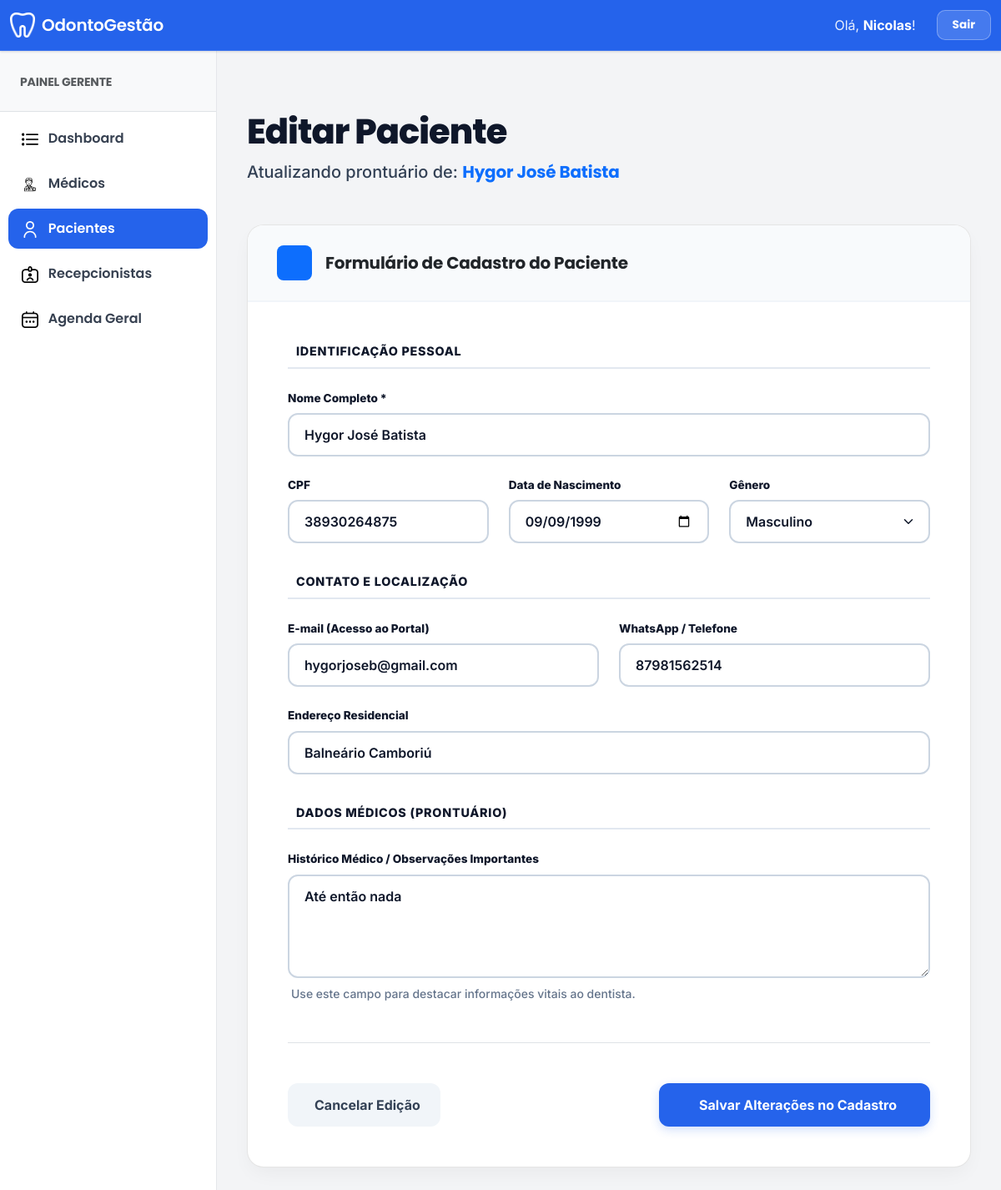
/edit_paciente/20/ (signed in), run on the app's committed database.
### clinica_app/models.py (models this page shows, shortened)
class CustomUser(AbstractUser):
    USER_TYPE_CHOICES = (
        ('1', 'Gerente'),
        ('2', 'Dentista'),
        ('3', 'Paciente'),
        ('4', 'Recepcionista'),
    )
    email = models.EmailField(unique=True)
    user_type = models.CharField(default='1', choices=USER_TYPE_CHOICES, max_length=1)
    first_name = models.CharField("Nome completo", max_length=150, blank=True)
    REQUIRED_FIELDS = ['email', 'first_name']

class Paciente(models.Model):
    admin = models.OneToOneField(CustomUser, on_delete=models.CASCADE)
    genero = models.CharField(max_length=50, null=True, blank=True)
    cpf = models.CharField(max_length=14, null=True, blank=True)
    telefone = models.CharField(max_length=20, null=True, blank=True)
    data_nascimento = models.DateField(null=True, blank=True)
    address = models.TextField(null=True, blank=True)
    historico_medico = models.TextField(null=True, blank=True)

### clinica_app/views.py (the view)
# urls.py: path('edit_paciente/<paciente_id>/', views.edit_paciente, name="edit_paciente"),
@login_required
def edit_paciente(request, paciente_id):
    if str(request.user.user_type) not in ["1", "4"]: return redirect('home')
    u = get_object_or_404(CustomUser, id=paciente_id)
    return render(request, "gerente_template/edit_paciente_template.html", {"paciente": u.paciente, "usuario_edit": u})

### clinica_app/templates/gerente_template/edit_paciente_template.html (shortened to what this page needs)
{% extends 'base.html' %}
{% load static %}
{% block main_content %}
<div class="container-fluid py-5 page-container">
    <div class="text-center text-lg-start mb-5">
        <h1 class="title-main mb-2" style="font-size: 2.6rem;">Editar Paciente</h1>
        <p class="fs-5" style="color: var(--text-secondary); font-weight: 500;">
            Atualizando prontuário de: <span class="text-primary fw-bold">{{ usuario_edit.first_name }} {{ usuario_edit.last_name }}</span>
        </p>
    </div>
    <div class="form-card">
        <div class="card-header-saas d-flex align-items-center">
            <div class="bg-primary text-white p-2 rounded-3 me-3" style="width: 42px; height: 42px; display: flex; align-items: center; justify-content: center;">
            </div>
            <h5 class="mb-0 fw-bold text-dark">Formulário de Cadastro do Paciente</h5>
        </div>
        <form action="{% url 'edit_paciente_save' %}" method="post" class="card-body p-5">
            <div class="section-divider mt-0">
                 Identificação Pessoal
            </div>
            <div class="row g-4 mb-4">
                <div class="col-md-12">
                    <label class="label-saas">Nome Completo *</label>
                    <input type="text" name="nome_completo" class="form-control form-control-saas" value="{{ usuario_edit.first_name }}" required>
                </div>
            </div>
            <div class="row g-4 mb-4">
                <div class="col-md-4">
                    <label class="label-saas">CPF</label>
                    <input type="text" name="cpf" class="form-control form-control-saas cpf" value="{{ paciente.cpf|default:'' }}" placeholder="000.000.000-00">
                </div>
                <div class="col-md-4">
                    <label class="label-saas">Data de Nascimento</label>
                    <input type="date" name="data_nascimento" class="form-control form-control-saas" value="{{ paciente.data_nascimento|date:'Y-m-d' }}">
                </div>
                <div class="col-md-4">
                    <label class="label-saas">Gênero</label>
                    <select name="genero" class="form-control form-control-saas form-select-saas">
                        <option value="Masculino" {% if paciente.genero == "Masculino" %}selected{% endif %}>Masculino</option>
                    </select>
                </div>
            </div>
            <div class="section-divider">
                 Contato e Localização
            </div>
            <div class="row g-4 mb-4">
                <div class="col-md-6">
                    <label class="label-saas">E-mail (Acesso ao Portal)</label>
                    <input type="email" name="email" class="form-control form-control-saas" value="{{ usuario_edit.email }}" required>
                </div>
                <div class="col-md-6">
                    <label class="label-saas">WhatsApp / Telefone</label>
                    <input type="text" name="telefone" class="form-control form-control-saas phone" value="{{ paciente.telefone|default:'' }}" placeholder="(00) 00000-0000">
                </div>
                <div class="col-md-12">
                    <label class="label-saas">Endereço Residencial</label>
                    <input type="text" name="address" class="form-control form-control-saas" value="{{ paciente.address }}" placeholder="Ex: Rua das Flores, 123 - Centro">
                </div>
            </div>
            <div class="section-divider">
                 Dados Médicos (Prontuário)
            </div>
            <div class="mb-5">
                <label class="label-saas">Histórico Médico / Observações Importantes</label>
                <textarea name="historico_medico" class="form-control form-control-saas" rows="4"
                          placeholder="Alergias, medicamentos contínuos, cirurgias ou condições crônicas...">{{ paciente.historico_medico }}</textarea>
                <div class="form-text mt-2" style="color: #64748b; font-weight: 500;">
                     Use este campo para destacar informações vitais ao dentista.
                </div>
            </div>
            <div class="d-flex flex-column flex-md-row justify-content-between align-items-center border-top pt-5 mt-4 gap-3">
                <a href="{% url 'manage_paciente' %}" class="btn btn-cancel-saas px-4">
                     Cancelar Edição
                </a>
                <button type="submit" class="btn btn-save-saas">
                     Salvar Alterações no Cadastro
                </button>
            </div>
        </form>
    </div>
</div>
{% endblock main_content %}

### clinica_app/templates/base.html (shortened to what this page needs)
{% load static %}
<!DOCTYPE html>
<html lang="pt-br">
<head>
    <link href="https://cdn.jsdelivr.net/npm/bootstrap@5.3.0/dist/css/bootstrap.min.css" rel="stylesheet">
</head>
<body>
    {% if user.is_authenticated %}
    <nav class="navbar navbar-expand-lg">
        <div class="container-fluid">
            <a class="navbar-brand" href="#">
                <img src="{% static 'denteb.png' %}" alt="Logo" width="30" height="30" class="me-2">
                OdontoGestão
            </a>
            <div class="collapse navbar-collapse" id="navbarNav">
                <ul class="navbar-nav ms-auto align-items-center">
                    <li class="nav-item">
                        <span class="user-welcome">Olá, <span class="user-name">{{ user.first_name }}</span>!</span>
                    </li>
                    <li class="nav-item">
                        <a class="nav-link-custom" href="{% url 'logout_user' %}">Sair</a>
                    </li>
                </ul>
            </div>
        </div>
    </nav>
    {% endif %}
    <div class="main-wrapper">
        {% if user.is_authenticated %}
        <aside id="sidebar">
            <div class="p-4 border-bottom bg-light">
                <small class="text-uppercase fw-bold text-muted">
                    {% if user.user_type == '1' %}Painel Gerente
                    {% elif user.user_type == '2' %}Painel Médico
                    {% elif user.user_type == '4' %}Painel Recepção
                    {% endif %}
                </small>
            </div>
            <nav class="mt-2">
                {% with url_name=request.resolver_match.url_name %}
                {% if user.user_type == '2' %}
                    <a href="{% url 'dentista_home' %}" class="sidebar-link {% if url_name == 'dentista_home' %}active{% endif %}">
                        <img src="{% static 'computador.png' %}" width="20" class="me-2"> Meu Painel
                    </a>
                    <a href="{% url 'dentista_manage_paciente' %}" class="sidebar-link {% if url_name == 'dentista_manage_paciente' or url_name == 'view_paciente' %}active{% endif %}">
                        <img src="{% static 'utilizador.png' %}" width="20" class="me-2"> Pacientes
                    </a>
                    <a href="{% url 'add_consulta' %}" class="sidebar-link {% if url_name == 'add_consulta' %}active{% endif %}">
                        <img src="{% static 'adicionar.png' %}" width="20" class="me-2"> Agendar Consulta
                    </a>
                {% elif user.user_type == '1' %}
                    <a href="{% url 'gerente_home' %}" class="sidebar-link {% if url_name == 'gerente_home' %}active{% endif %}">
                        <img src="{% static 'lista.png' %}" width="20" class="me-2"> Dashboard
                    </a>
                    <a href="{% url 'manage_dentista' %}" class="sidebar-link {% if 'dentista' in url_name %}active{% endif %}">
                        <img src="{% static 'dentista.png' %}" width="20" class="me-2"> Médicos
                    </a>
                    <a href="{% url 'manage_paciente' %}" class="sidebar-link {% if 'paciente' in url_name %}active{% endif %}">
                        <img src="{% static 'utilizador.png' %}" width="20" class="me-2"> Pacientes
                    </a>
                    <a href="{% url 'manage_recepcionista' %}" class="sidebar-link {% if 'recepcionista' in url_name %}active{% endif %}">
                        <img src="{% static 'recepcionista.png' %}" width="20" class="me-2"> Recepcionistas
                    </a>
                    <a href="{% url 'manage_consulta' %}" class="sidebar-link {% if 'consulta' in url_name %}active{% endif %}">
                        <img src="{% static 'calendario.png' %}" width="20" class="me-2"> Agenda Geral
                    </a>
                {% endif %}
                {% endwith %}
            </nav>
        </aside>
        {% endif %}
        <main id="content-area">
            {% block main_content %}{% endblock %}
        </main>
    </div>
</body>
</html>

### clinica_app/templates/base.html (style rules this page uses)
:root { --accent: #2563eb; --accent-dark: #1d4ed8; --accent-soft: #eff6ff; --bg: #f3f4f6; --surface: #ffffff; --text: #111827; --muted: #6b7280; --border: #e5e7eb; --shadow: 0 1px 2px rgba(16, 24, 40, 0.06), 0 1px 3px rgba(16, 24, 40, 0.10); --radius: 12px; }
body { background-color: var(--bg); font-family: 'Inter', sans-serif; color: var(--text); overflow-x: hidden; }
h1, h2, h3, h4, h5, h6, .navbar-brand, .fw-bold { font-family: 'Poppins', sans-serif; font-weight: 600; letter-spacing: -0.01em; }
.navbar { background: var(--accent); border-bottom: 1px solid rgba(255, 255, 255, 0.1); box-shadow: var(--shadow); padding: 10px 0; z-index: 1030; }
.navbar-brand { color: #ffffff !important; font-size: 1.25rem; text-decoration: none; display: flex; align-items: center; }
.navbar-brand img { filter: brightness(0) invert(1); }
.user-welcome { color: rgba(255, 255, 255, 0.9); margin-right: 15px; }
.user-name { color: #ffffff; font-weight: 700; }
.nav-link-custom { font-family: 'Poppins', sans-serif; font-weight: 700; padding: 7px 18px; border-radius: 10px; background: rgba(255, 255, 255, 0.15); color: #ffffff !important; margin-left: 10px; border: 1px solid rgba(255, 255, 255, 0.3); text-decoration: none; display: inline-block; font-size: 0.85rem; transition: all 0.2s ease; }
.main-wrapper { display: flex; min-height: calc(100vh - 64px); }
#sidebar { width: 260px; background: var(--surface); border-right: 1px solid var(--border); transition: all 0.2s; }
.sidebar-link { display: block; margin: 6px 10px; padding: 12px 16px; color: #374151; text-decoration: none; font-family: 'Poppins', sans-serif; font-weight: 600; transition: 0.15s; position: relative; border-radius: 12px; }
.sidebar-link.active { background: var(--accent); color: #ffffff; }
.sidebar-link.active img { filter: brightness(0) invert(1); }
#content-area { flex: 1; padding: 24px; }

### clinica_app/templates/gerente_template/edit_paciente_template.html (style rules this page uses)
:root { --text-main: #0f172a; --text-secondary: #334155; --accent: #2563eb; --border-saas: #cbd5e1; }
.page-container { animation: fadeIn 0.5s ease-in-out; max-width: 1000px; margin: 0 auto; }
.title-main { color: var(--text-main) !important; font-weight: 800; letter-spacing: -1px; }
.form-card { background: #ffffff; border-radius: 20px; border: 1px solid rgba(0, 0, 0, 0.1); box-shadow: 0 10px 25px -5px rgba(0, 0, 0, 0.05); overflow: hidden; }
.card-header-saas { background: #f8fafc; padding: 24px 35px; border-bottom: 2px solid #f1f5f9; }
.section-divider { color: var(--text-main); font-size: 0.9rem; font-weight: 800; text-transform: uppercase; letter-spacing: 0.05em; border-bottom: 2px solid #e2e8f0; padding-bottom: 8px; margin-bottom: 25px; margin-top: 35px; display: flex; align-items: center; }
.label-saas { font-size: 0.85rem; font-weight: 800; color: var(--text-main); margin-bottom: 8px; display: block; }
.form-control-saas { border: 2px solid var(--border-saas); border-radius: 12px; padding: 12px 18px; font-size: 1rem; color: var(--text-main); font-weight: 600; background-color: #ffffff; transition: all 0.2s ease; }
.form-select-saas { appearance: none; background-repeat: no-repeat; background-position: right 1rem center; background-size: 16px 12px; }
.btn-save-saas { background-color: var(--accent); color: white; border: none; padding: 14px 40px; border-radius: 12px; font-weight: 700; transition: all 0.3s ease; box-shadow: 0 4px 12px rgba(37, 99, 235, 0.2); }
.btn-cancel-saas { background-color: #f1f5f9; color: var(--text-secondary); border: none; padding: 14px 25px; border-radius: 12px; font-weight: 700; text-decoration: none; transition: all 0.2s; }

### data on the page
CustomUser: first_name "Nicolas"
CustomUser: first_name "Hygor José Batista", nome_completo "Hygor José Batista", email "hygorjoseb@gmail.com"
Paciente: cpf "38930264875", data_nascimento "09/09/1999", genero "Masculino", telefone "87981562514", address "Balneário Camboriú", historico_medico "Até então nada"
